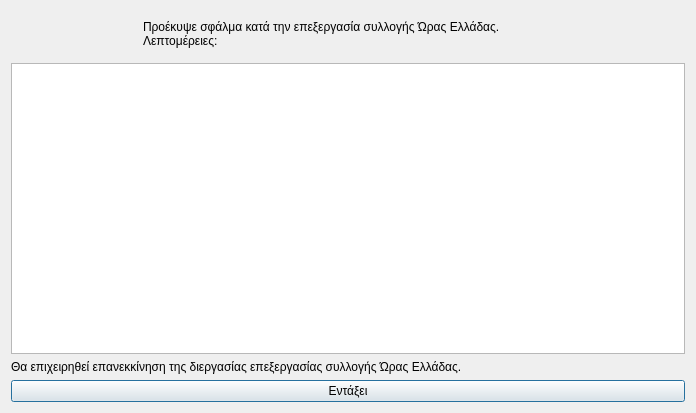
<?xml version="1.0" encoding="UTF-8"?>
<ui version="4.0">
 <class>Dialog</class>
 <widget class="QDialog" name="Dialog">
  <property name="geometry">
   <rect>
    <x>0</x>
    <y>0</y>
    <width>696</width>
    <height>413</height>
   </rect>
  </property>
  <property name="windowTitle">
   <string>Σφάλμα στην διεργασία επεξεργασίας συλλογής Ώρας Ελλάδας</string>
  </property>
  <property name="windowIcon">
   <iconset resource="../../../../icons.qrc">
    <normaloff>:/rest-windows/assets/images/rest-windows/information.png</normaloff>:/rest-windows/assets/images/rest-windows/information.png</iconset>
  </property>
  <layout class="QGridLayout" name="gridLayout">
   <item row="0" column="0">
    <widget class="QFrame" name="frame">
     <property name="styleSheet">
      <string notr="true">QFrame{border:0px;}</string>
     </property>
     <property name="frameShape">
      <enum>QFrame::StyledPanel</enum>
     </property>
     <property name="frameShadow">
      <enum>QFrame::Raised</enum>
     </property>
     <layout class="QHBoxLayout" name="horizontalLayout">
      <item>
       <widget class="QLabel" name="image_label">
        <property name="maximumSize">
         <size>
          <width>117</width>
          <height>117</height>
         </size>
        </property>
        <property name="text">
         <string/>
        </property>
        <property name="pixmap">
         <pixmap resource="../../../../icons.qrc">:/rest-windows/assets/images/rest-windows/information.png</pixmap>
        </property>
        <property name="scaledContents">
         <bool>true</bool>
        </property>
       </widget>
      </item>
      <item>
       <widget class="QLabel" name="label">
        <property name="text">
         <string>Προέκυψε σφάλμα κατά την επεξεργασία συλλογής Ώρας Ελλάδας.
Λεπτομέρειες:</string>
        </property>
        <property name="alignment">
         <set>Qt::AlignJustify|Qt::AlignVCenter</set>
        </property>
       </widget>
      </item>
     </layout>
    </widget>
   </item>
   <item row="3" column="0">
    <widget class="QPushButton" name="ok">
     <property name="text">
      <string>Εντάξει</string>
     </property>
     <property name="icon">
      <iconset resource="../../../../icons.qrc">
       <normaloff>:/rest-windows/assets/images/rest-windows/ok.png</normaloff>:/rest-windows/assets/images/rest-windows/ok.png</iconset>
     </property>
    </widget>
   </item>
   <item row="1" column="0">
    <widget class="QPlainTextEdit" name="details"/>
   </item>
   <item row="2" column="0">
    <widget class="QLabel" name="label_2">
     <property name="text">
      <string>Θα επιχειρηθεί επανεκκίνηση της διεργασίας επεξεργασίας συλλογής Ώρας Ελλάδας.</string>
     </property>
     <property name="alignment">
      <set>Qt::AlignJustify|Qt::AlignVCenter</set>
     </property>
    </widget>
   </item>
  </layout>
 </widget>
 <tabstops>
  <tabstop>details</tabstop>
  <tabstop>ok</tabstop>
 </tabstops>
 <resources>
  <include location="../../../../icons.qrc"/>
  <include location="../../../../icons.qrc"/>
  <include location="../../../../icons.qrc"/>
  <include location="../../../../icons.qrc"/>
  <include location="../../../../icons.qrc"/>
 </resources>
 <connections/>
</ui>
